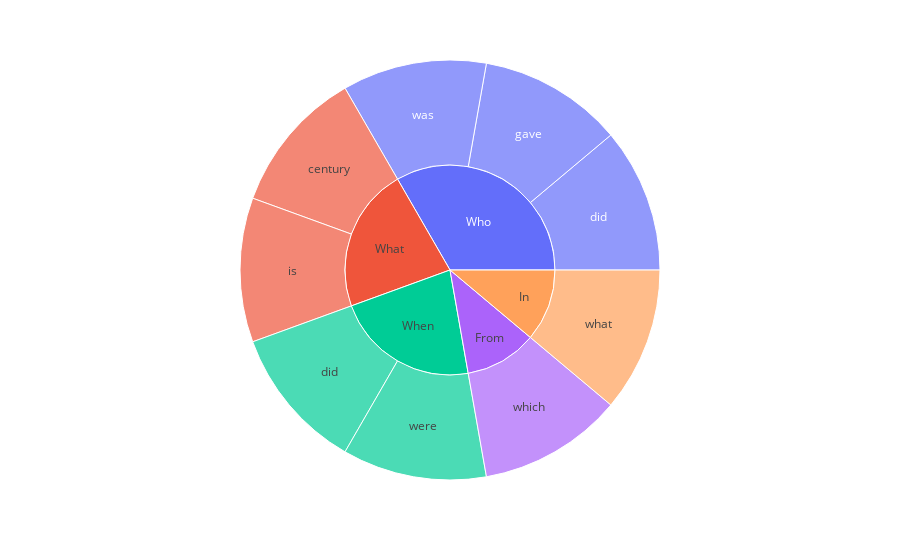

Notebook source saved alongside this figure:
### Markdown cell above
### Plots

### Code cell
plot_sentence_sunburst(normans, 2)

### Figure 1 — Plotly figure (JSON) as saved in the notebook; plotly's stock layout.template omitted (floating-point values rounded to 4 significant figures)
{"data": [{"branchvalues": "total", "domain": {"x": [0, 1], "y": [0, 1]}, "hovertemplate": "labels=%{label}<br>count=%{value}<br>parent=%{parent}<br>id=%{id}<extra></extra>", "ids": ["What/century", "When/did", "Who/did", "Who/gave", "What/is", "Who/was", "When/were", "In/what", "From/which", "From", "In", "What", "When", "Who"], "labels": ["century", "did", "did", "gave", "is", "was", "were", "what", "which", "From", "In", "What", "When", "Who"], "name": "", "parents": ["What", "When", "Who", "Who", "What", "Who", "When", "In", "From", "", "", "", "", ""], "type": "sunburst", "values": [1, 1, 1, 1, 1, 1, 1, 1, 1, 1, 1, 2, 2, 3]}], "layout": {"autosize": true, "legend": {"tracegroupgap": 0}, "margin": {"t": 60}}}
